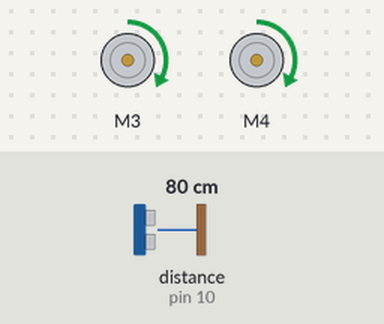
A sketch run on a simulated Arduino Mega 2560, built with avr-gcc and run on an emulated ATmega2560. Parts: 2 × DC motor (green arrow = forward, orange = backward, longer = faster). Inputs (shaded band) come from the test bench; at power-on: distance to the obstacle (sensor on pin 10) 80 cm. The echo pulse lasts 58.3 µs per cm.

Above: at 1.2 s.
1.3 s: distance to the obstacle (sensor on pin 10) set to 2 cm
At 2.5 s:
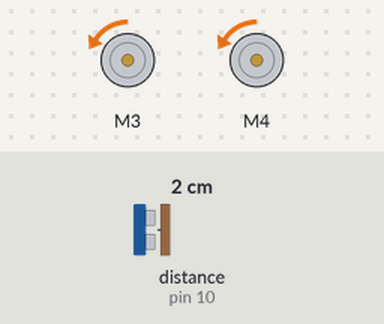
2.8 s: distance to the obstacle (sensor on pin 10) set to 35 cm
At 3.9 s:
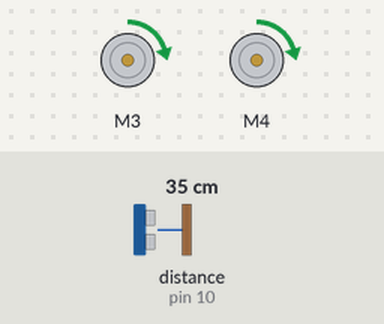
4.3 s: distance to the obstacle (sensor on pin 10) set to 60 cm
At 5.1 s:
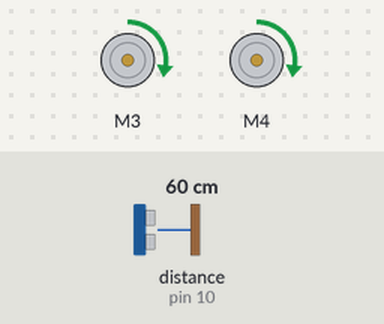
5.8 s: distance to the obstacle (sensor on pin 10) set to 120 cm
At 6.4 s:
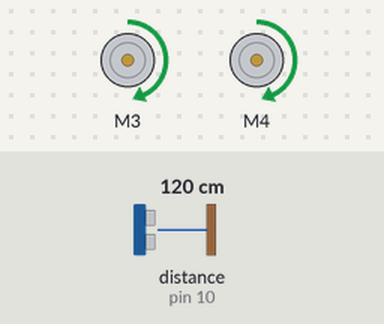
7.3 s: distance to the obstacle (sensor on pin 10) set to 250 cm
At 7.8 s:
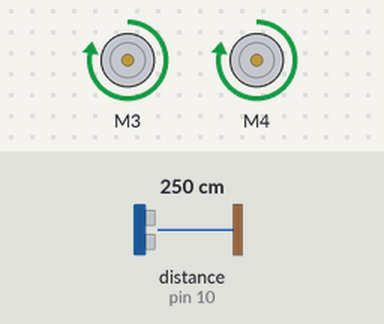
Timing chart, 0 to 9.8 s (numbered marks = the images above; inputs shaded):
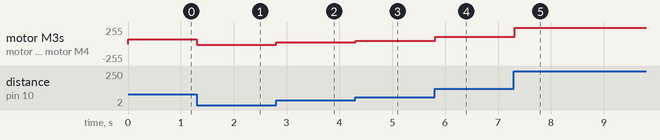

The sketch:

DylansPingRobot.ino
```cpp
#include <AFMotor.h>
#include <NewPing.h>

// AFMotor
#define LFT_MOTOR  3
#define RGT_MOTOR  4
#define LFT        0
#define RGT        1

AF_DCMotor motors[2] = {
        AF_DCMotor(LFT_MOTOR),
        AF_DCMotor(RGT_MOTOR)
};

// NewPing
#define TRIGGER_PIN  11  // Arduino pin tied to trigger pin on ping sensor.
#define ECHO_PIN     10  // Arduino pin tied to echo pin on ping sensor.
#define MAX_DISTANCE 255 // Maximum distance we want to ping for (in centimeters). Maximum sensor distance is rated at 400-500cm.

NewPing sonar(TRIGGER_PIN, ECHO_PIN, MAX_DISTANCE); // NewPing setup of pins and maximum distance.

unsigned int pingSpeed = 50; // How frequently are we going to send out a ping (in milliseconds). 50ms would be 20 times a second.
unsigned long pingTimer;     // Holds the next ping time.

int targetDistanceCm = 10;
int currentDistanceCm = 10;

void setup() {
    Serial.begin(115200); // Open serial monitor at 115200 baud to see ping results.
    pingTimer = millis(); // Start now.

    motors[LFT].setSpeed(0);
    motors[RGT].setSpeed(0);
    motors[LFT].run(RELEASE);
    motors[RGT].run(RELEASE);
}

void loop() {
    updateSonar();
    int delta = currentDistanceCm - targetDistanceCm;
    int speed = (delta > 0) ? delta : -(delta);

    motors[LFT].setSpeed(speed);
    motors[RGT].setSpeed(speed);

    if (delta > 0) { // Forward

        motors[LFT].run(FORWARD);
        motors[RGT].run(FORWARD);

    } else if (delta < 0) { // Reverse

        motors[LFT].run(BACKWARD);
        motors[RGT].run(BACKWARD);

    } else { // (delta == 0) Stop

        motors[LFT].run(RELEASE);
        motors[RGT].run(RELEASE);
    }
}

void updateSonar() {

    // Notice how there's no delays in this sketch to allow you to do other processing in-line while doing distance pings.
    if (millis() >= pingTimer) {   // pingSpeed milliseconds since last ping, do another ping.
        pingTimer += pingSpeed;      // Set the next ping time.
        sonar.ping_timer(
                echoCheck); // Send out the ping, calls "echoCheck" function every 24uS where you can check the ping status.
    }
}

void echoCheck() { // Timer2 interrupt calls this function every 24uS where you can check the ping status.

    if (sonar.check_timer()) { // This is how you check to see if the ping was received.
        // Here's where you can add code.
        currentDistanceCm = (sonar.ping_result / US_ROUNDTRIP_CM);
    }
}

void printDistanceCm() {

    Serial.print("Ping: ");
    Serial.print(currentDistanceCm); // Ping returned, uS result in ping_result, convert to cm with US_ROUNDTRIP_CM.
    Serial.print("cm");
    Serial.print("\n");
}
```

Measured:
- after the input at 1.3 s, motor M3, motor M4: forward 71/255 → backward 8/255 at once
- after the input at 2.8 s, motor M3, motor M4: backward 8/255 → forward 25/255 at once
- after the input at 4.3 s, motor M3, motor M4: forward 25/255 → forward 51/255 at once
- after the input at 5.8 s, motor M3, motor M4: forward 51/255 → forward 112/255 at once
- after the input at 7.3 s, motor M3, motor M4: forward 112/255 → forward 245/255 at once
